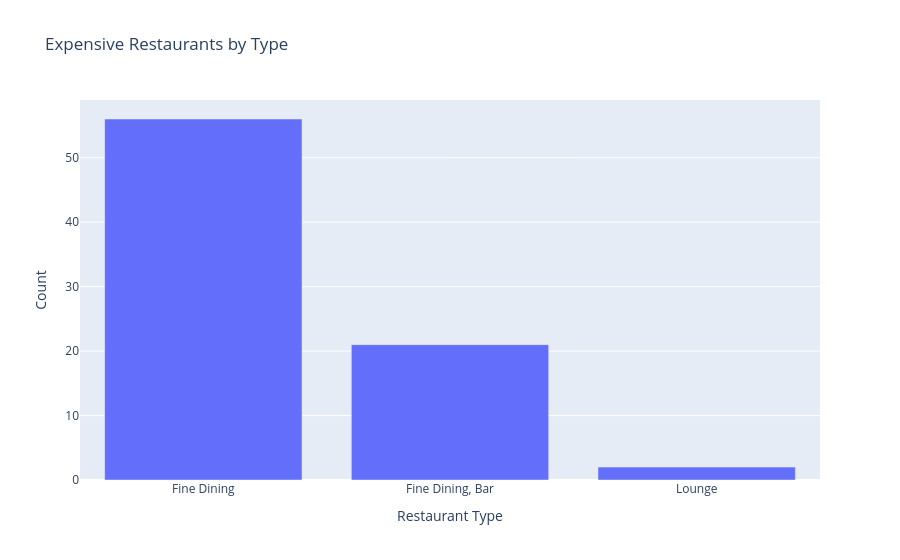

The notebook cell this image was saved under:
### Markdown cell above
Majority of Expensive Restaurants are located in Residency Road

### Code cell
# Get the value counts of restaurant types for expensive restaurants
rest_type_counts = df[df.cost > 3000].rest_type.value_counts()

# Create a bar chart using Plotly Express
fig = px.bar(
    x=rest_type_counts.index,  # Restaurant types
    y=rest_type_counts.values,  # Count values
    labels={'x': 'Restaurant Type', 'y': 'Count'},
    title='Expensive Restaurants by Type'
)

# Display the figure
fig.show()

### Figure 1 — Plotly figure (JSON) as saved in the notebook; plotly's stock layout.template omitted (floating-point values rounded to 4 significant figures)
{"data": [{"alignmentgroup": "True", "hovertemplate": "Restaurant Type=%{x}<br>Count=%{y}<extra></extra>", "legendgroup": "", "marker": {"color": "#636efa", "pattern": {"shape": ""}}, "name": "", "offsetgroup": "", "orientation": "v", "showlegend": false, "textposition": "auto", "type": "bar", "x": ["Fine Dining", "Fine Dining, Bar", "Lounge"], "xaxis": "x", "y": [56, 21, 2], "yaxis": "y"}], "layout": {"barmode": "relative", "legend": {"tracegroupgap": 0}, "title": {"text": "Expensive Restaurants by Type"}, "xaxis": {"anchor": "y", "domain": [0, 1], "title": {"text": "Restaurant Type"}}, "yaxis": {"anchor": "x", "domain": [0, 1], "title": {"text": "Count"}}}}
